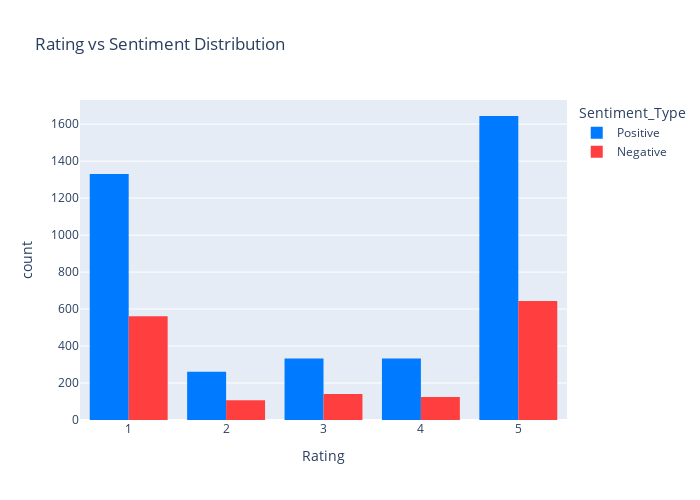

Notebook code cell kept with this figure:
### Code cell
# Rating vs Sentiment plot 

fig = px.histogram(
    data,
    x="rating",
    color="Sentiment_Type",
    barmode="group",
    title=" Rating vs Sentiment Distribution",
    labels={"rating": "Rating", "Predicted_Sentiment": "Sentiment"},
    color_discrete_map=colors
    
)
fig.update_layout(
    width=700, height=500)
    


fig.show()

### Figure 1 — Plotly figure (JSON) as saved in the notebook; plotly's stock layout.template omitted (floating-point values rounded to 4 significant figures; data arrays with more than 128 entries replaced by an {"elided": "..."} marker saying what was removed)
{"data": [{"alignmentgroup": "True", "bingroup": "x", "hovertemplate": "Sentiment_Type=Positive<br>Rating=%{x}<br>count=%{y}<extra></extra>", "legendgroup": "Positive", "marker": {"color": "#007BFF", "pattern": {"shape": ""}}, "name": "Positive", "offsetgroup": "Positive", "orientation": "v", "showlegend": true, "type": "histogram", "x": {"elided": "3901 int values"}, "xaxis": "x", "yaxis": "y"}, {"alignmentgroup": "True", "bingroup": "x", "hovertemplate": "Sentiment_Type=Negative<br>Rating=%{x}<br>count=%{y}<extra></extra>", "legendgroup": "Negative", "marker": {"color": "#FF3F3F", "pattern": {"shape": ""}}, "name": "Negative", "offsetgroup": "Negative", "orientation": "v", "showlegend": true, "type": "histogram", "x": {"elided": "1577 int values"}, "xaxis": "x", "yaxis": "y"}], "layout": {"barmode": "group", "height": 500, "legend": {"title": {"text": "Sentiment_Type"}, "tracegroupgap": 0}, "title": {"text": " Rating vs Sentiment Distribution"}, "width": 700, "xaxis": {"anchor": "y", "domain": [0, 1], "title": {"text": "Rating"}}, "yaxis": {"anchor": "x", "domain": [0, 1], "title": {"text": "count"}}}}
